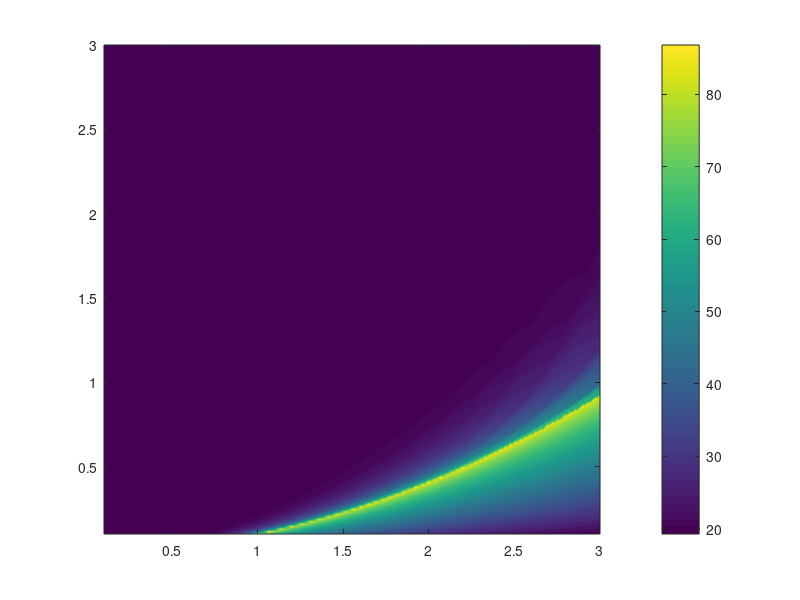

Write the MATLAB code that produced this figure. (Note: this script raises an error after producing the figure.)
clc; clear; close all;

pts = 200; % Check points in pts x pts grid

U = linspace(0.1, 3, pts); % Ship's velocity
g = 9.796; % Gravitational Acceleration (in Boulder, CO)
H = linspace(0.1, 3, pts); % Depths to test

% Define k as a sweeping array rather than a single scalar
k = linspace(0.1, 2000, 5000); 

% Pre-allocate an array to store the maximum wake angle for each depth
wake_angles = zeros(pts); 

for i = 1:pts
    for j = 1:pts
        Fr = U(j) / sqrt(g * H(i)); % Calculate Fr for current depth
        
        % Evaluate your formula using the k array and the current H(i)
        a = k*H(i)*Fr*Fr./tanh(k*H(i)) - 1;
        b = 1 + 2*k*H(i)./sinh(2*k*H(i));
        
        % Note: Some k values might make 'a' negative, resulting in imaginary numbers.
        % You only want to calculate y and x where a >= 0.
        valid = a >= 0;
        
        y = sqrt(a(valid)) .* b(valid);
        x = 2 + 2.*a(valid) - b(valid);
        
        xi = atan2(y, x); 
        
        % The actual wake angle is the maximum ray angle for this depth
        wake_angles(i, j) = max(xi) * (180/pi); % Storing in degrees
    end
end

% Plotting

figure;

% Create a filled contour plot with 100 color levels and no contour lines
contourf(U, H, wake_angles, 100, 'LineColor', 'none');

% Add and label the color bar
c = colorbar;
c.Label.String = 'Maximum Wake Angle (Degrees)';
c.Label.FontSize = 11;
c.Ticks = [19.47, 30:10:90];

% Format the plot
colormap('turbo'); % 'turbo' or 'parula' provide good contrast
xlabel('Ship Velocity, U (m/s)', 'FontWeight', 'bold');
ylabel('Water Depth, H (m)', 'FontWeight', 'bold');
title('Wake Angle as a Function of Velocity and Depth');
set(gca, 'FontSize', 12);
